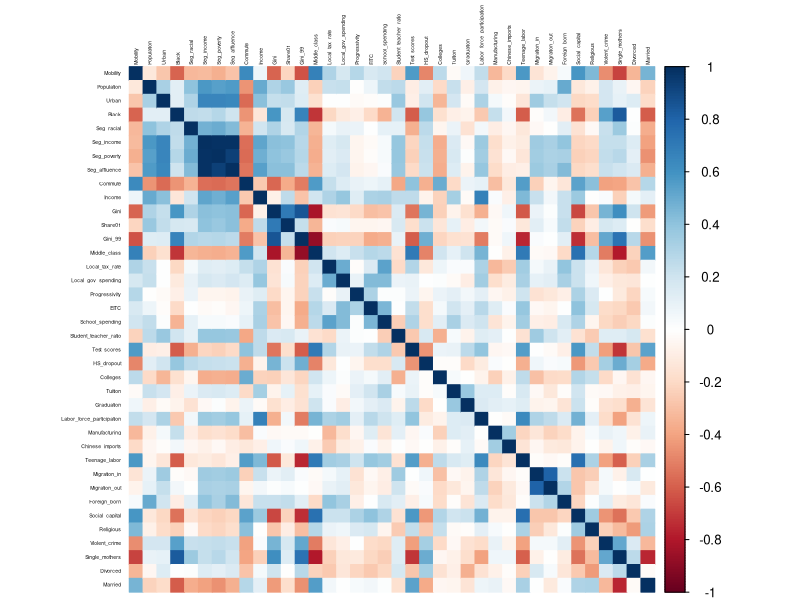
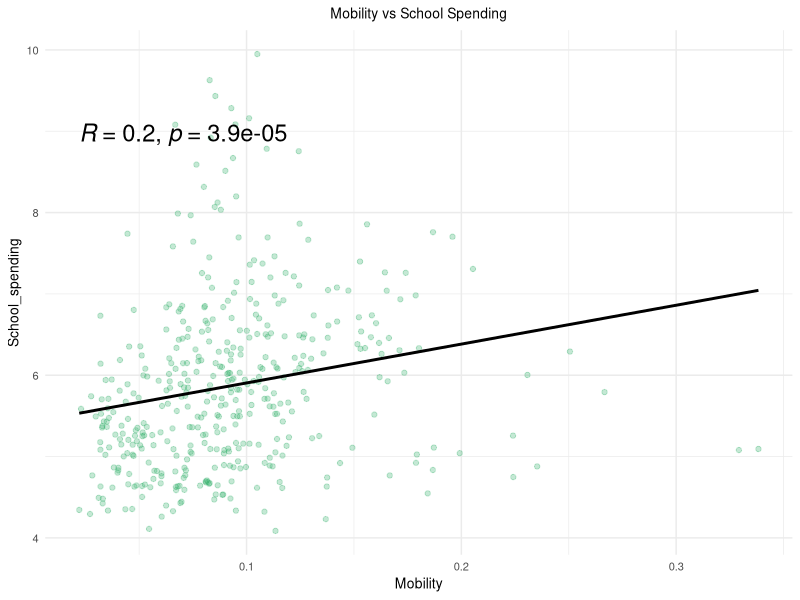
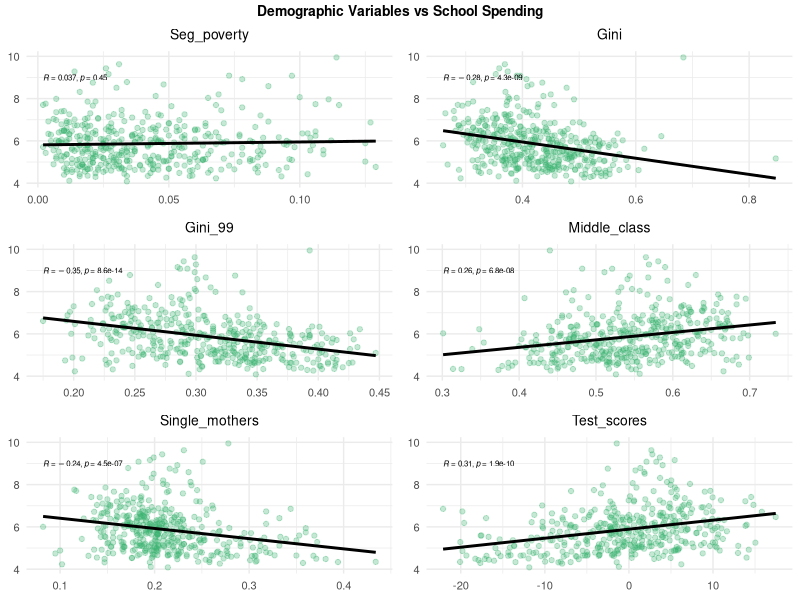
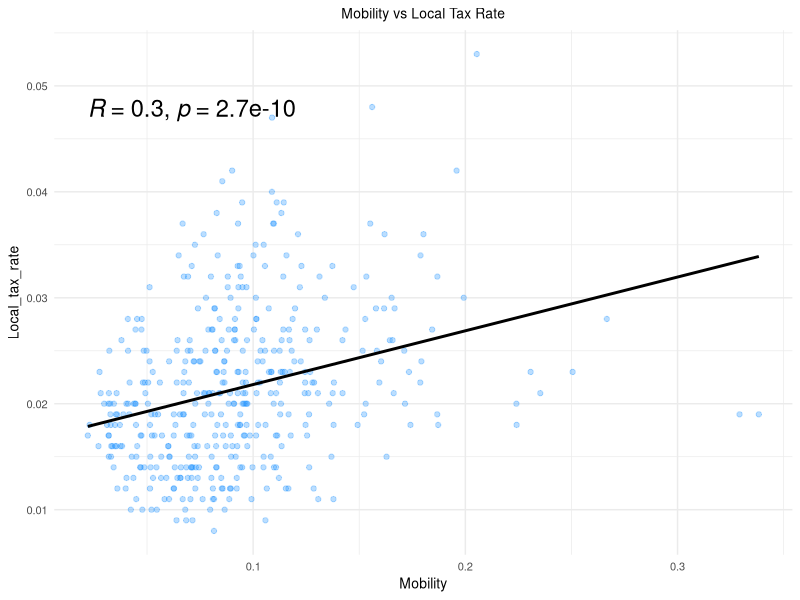
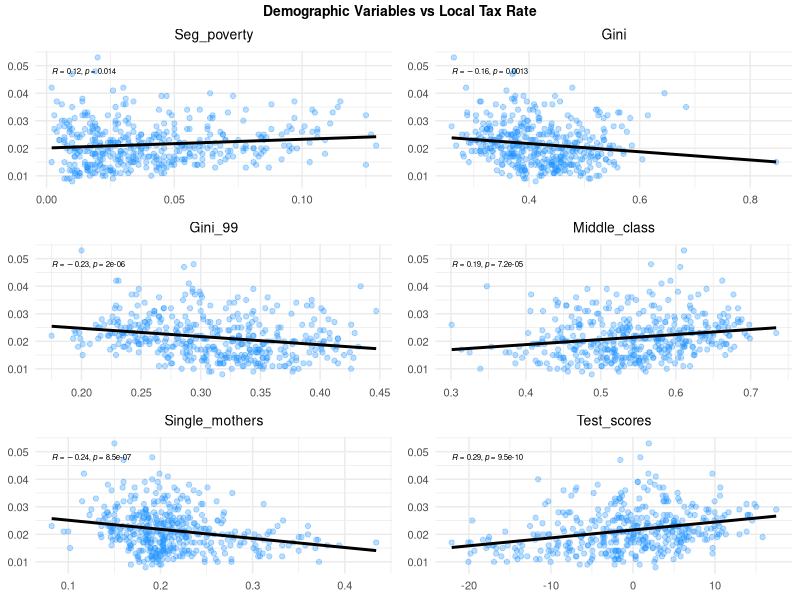
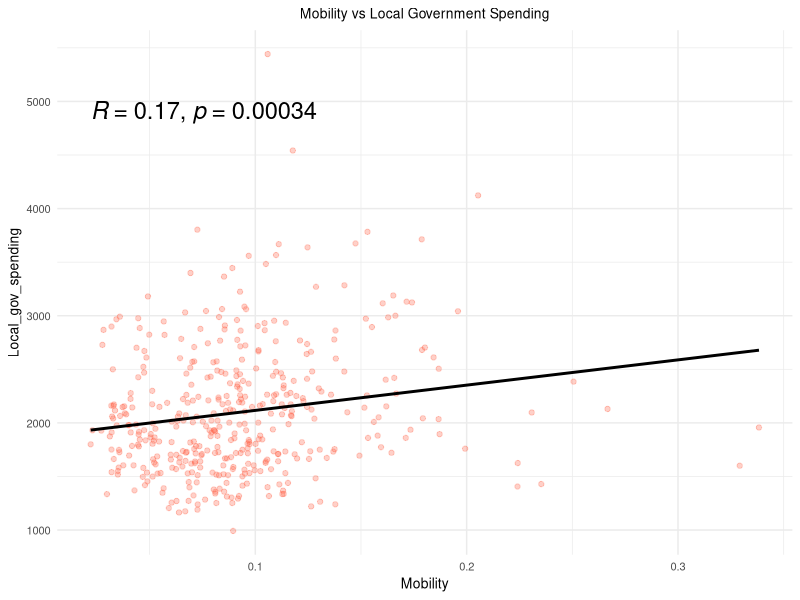
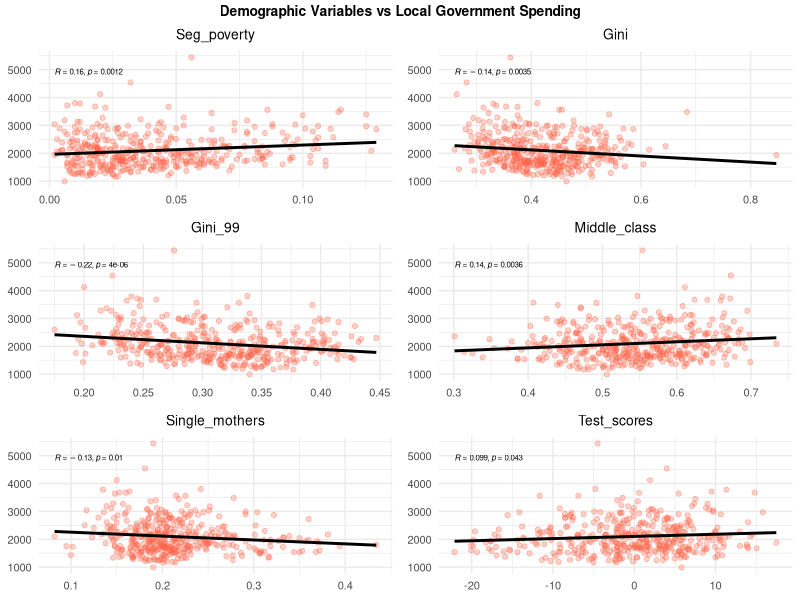
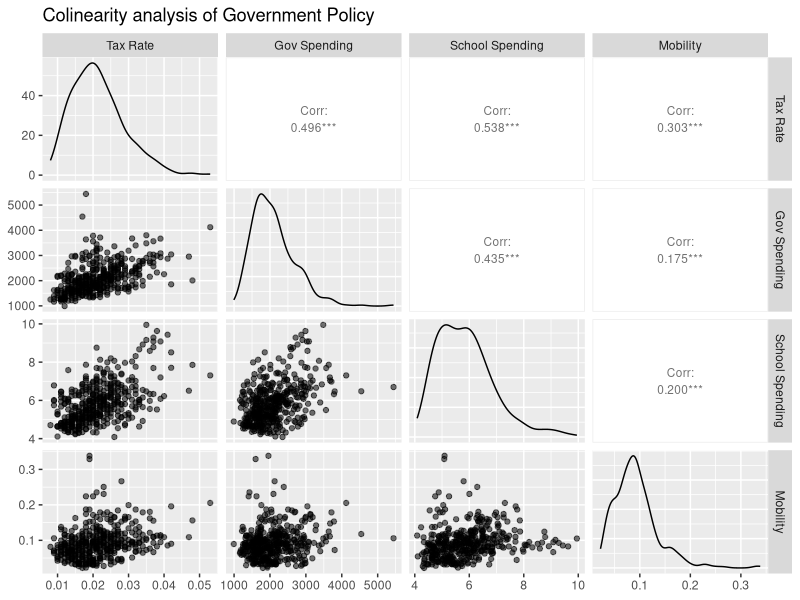

R code for these plots, in order:
## ---- chunk 1
library(grid)
library(ggpubr)
library(GGally)
library(ggplot2)
library(corrplot)
library(ggpubr)
library(cowplot)
library(gridExtra)
library(MASS) 
library(car) 
library(boot)
library(dplyr)
library(tidyr)
mobility_data <- read.csv("mobility-all.csv")
## ---- chunk 2
#data cleaning
quals <- c("ID","Name", "State", "Latitude", "Longitude")

mobility_data <- mobility_data[,!(names(mobility_data) %in% quals)]


print(colSums(is.na(mobility_data)))
## ---- chunk 3
# drop na values
mobility_data <- drop_na(mobility_data)
library(dplyr)

# correlation matrix
cor_matrix <- cor(mobility_data, use = "pairwise.complete.obs")

# heatmap
corrplot(cor_matrix,
         method = "color",  
         tl.col = "black",  
         tl.cex = 0.3)       

cor_df <- as.data.frame(as.table(cor_matrix))

# Remove diagonal correlations
cor_df <- cor_df %>%
  filter(Var1 != Var2)

# Standardize Var1 & Var2
cor_df <- cor_df %>%
  dplyr::rowwise() %>%
  dplyr::mutate(pair = paste(sort(c(Var1, Var2)), collapse = "_")) %>%
  dplyr::distinct(pair, .keep_all = TRUE) %>%
  dplyr::select(-pair)

# Sort by correlation
top_corr <- cor_df %>%
  arrange(desc(abs(Freq))) %>%  
  head(50)  

# Print
print(top_corr)
## ---- chunk 4
library(dplyr)
# Define policy-driven variables
policy_vars <- c("Local_tax_rate", "Local_gov_spending", "Progressivity", "Gini", 
                 "School_spending", "Gini_99", "Test_scores", 
                 "HS_dropout", "Middle_class", "Social_capital", 
                 "Colleges", "Tuition", "Single_mothers")

# Correlation matrix
cor_matrix <- cor(mobility_data, use = "pairwise.complete.obs")

# Convert matrix into a dataframe
cor_df <- as.data.frame(as.table(cor_matrix))

# Remove diagonal correlations
cor_df <- cor_df %>%
  filter(Var1 != Var2)

# Standardize Var1 & Var2
cor_df <- cor_df %>%
  dplyr::rowwise() %>%
  dplyr::mutate(pair = paste(sort(c(Var1, Var2)), collapse = "_")) %>%  
  dplyr::distinct(pair, .keep_all = TRUE) %>%
  dplyr::select(-pair) 

# Find top 5 correlated variables
top_correlations <- list()

for (var in policy_vars) {
  top_5 <- cor_df %>%
    filter(Var1 == var | Var2 == var) %>% 
    arrange(desc(abs(Freq))) %>% 
    head(5)  
  top_correlations[[var]] <- top_5
}

# Display 
print(top_correlations)
## ---- chunk 5
# Create scatter plots
plot_scatter <- function(x_var, color, text_size = 5, r_p_size = 5, keep_axis_titles = FALSE) {  
  ggplot(mobility_data, aes(.data[[x_var]], School_spending)) +  
    geom_point(color = color, alpha = .3) + 
    geom_smooth(method = "lm", color = "black", se = FALSE) +  # Add linear regression line
    stat_cor(label.x = min(mobility_data[[x_var]], na.rm = TRUE), 
             label.y = max(mobility_data$School_spending, na.rm = TRUE) * 0.9, 
             size = r_p_size) +  # Adds R & p-values 
    ggtitle(paste(x_var)) + 
    theme_minimal() +
    theme(
      axis.title = if (keep_axis_titles) element_text(size = 10) else element_blank(),  
      axis.text = element_text(size = 8),  
      plot.title = element_text(hjust = 0.5, size = 10) 
    )
}

# Create plot vs mobility
mobility_plot <- plot_scatter("Mobility", "mediumseagreen", text_size = 5, r_p_size = 6, keep_axis_titles = TRUE) +
  ggtitle("Mobility vs School Spending")

# Create plots for other variables 
p1 <- plot_scatter("Seg_poverty", "mediumseagreen", r_p_size = 2)
p2 <- plot_scatter("Gini", "mediumseagreen", r_p_size = 2)
p3 <- plot_scatter("Gini_99", "mediumseagreen", r_p_size = 2)
p4 <- plot_scatter("Middle_class", "mediumseagreen", r_p_size = 2)
p5 <- plot_scatter("Single_mothers", "mediumseagreen", r_p_size = 2)
p6 <- plot_scatter("Test_scores", "mediumseagreen", r_p_size = 2)

# Display 
print(mobility_plot)

# Display all other plots on one page
grid.arrange(
  arrangeGrob(p1, p2, p3, p4, p5, p6, ncol = 2, 
              top = textGrob("Demographic Variables vs School Spending", 
                             gp = gpar(fontsize = 10, fontface = "bold")))
)
## ---- chunk 6
data <- mobility_data
# Create scatter plots
plot_scatter <- function(x_var, color, text_size = 5, r_p_size = 5, keep_axis_titles = FALSE) {  
  ggplot(data, aes(.data[[x_var]], Local_tax_rate)) + 
    geom_point(color = color, alpha = .3) + 
    geom_smooth(method = "lm", color = "black", se = FALSE) +  
    stat_cor(label.x = min(data[[x_var]]), 
             label.y = max(data$Local_tax_rate, na.rm = TRUE) * 0.9, 
             size = r_p_size) + 
    ggtitle(paste(x_var)) + 
    theme_minimal() +
    theme(
      axis.title = if (keep_axis_titles) element_text(size = 10) else element_blank(), 
      axis.text = element_text(size = 8),  
      plot.title = element_text(hjust = 0.5, size = 10) 
    )
}

# Create plot vs Mobility
mobility_plot <- plot_scatter("Mobility", "dodgerblue", text_size = 5, r_p_size = 6, keep_axis_titles = TRUE) +
  ggtitle("Mobility vs Local Tax Rate")

# Create plots for other variables 
p1 <- plot_scatter("Seg_poverty", "dodgerblue", r_p_size = 2)
p2 <- plot_scatter("Gini", "dodgerblue", r_p_size = 2)
p3 <- plot_scatter("Gini_99", "dodgerblue", r_p_size = 2)
p4 <- plot_scatter("Middle_class", "dodgerblue", r_p_size = 2)
p5 <- plot_scatter("Single_mothers", "dodgerblue", r_p_size = 2)
p6 <- plot_scatter("Test_scores", "dodgerblue", r_p_size = 2)

# Display 
print(mobility_plot)

# Arrange and display all other plots on one page 
grid.arrange(
  arrangeGrob(p1, p2, p3, p4, p5, p6, ncol = 2,  
              top = textGrob("Demographic Variables vs Local Tax Rate", 
                             gp = gpar(fontsize = 10, fontface = "bold")))
)
## ---- chunk 7
# Create scatter plots
plot_scatter <- function(x_var, color, text_size = 5, r_p_size = 5, keep_axis_titles = FALSE) {  
  ggplot(data, aes(.data[[x_var]], Local_gov_spending)) +  
    geom_point(color = color, alpha = .3, na.rm = TRUE) + 
    geom_smooth(method = "lm", color = "black", se = FALSE) +  
    stat_cor(label.x = min(data[[x_var]], na.rm = TRUE), 
             label.y = max(data$Local_gov_spending, na.rm = TRUE) * 0.9, 
             size = r_p_size) + 
    ggtitle(paste(x_var)) +  
    theme_minimal() +
    theme(
      axis.title = if (keep_axis_titles) element_text(size = 10) else element_blank(),  
      axis.text = element_text(size = 8),  
      plot.title = element_text(hjust = 0.5, size = 10)  
    )
}

# Create plot vs Mobility
mobility_plot <- plot_scatter("Mobility", "tomato", text_size = 5, r_p_size = 6, keep_axis_titles = TRUE) +
  ggtitle("Mobility vs Local Government Spending")

# Create plots for other variables 
p1 <- plot_scatter("Seg_poverty", "tomato", r_p_size = 2)
p2 <- plot_scatter("Gini", "tomato", r_p_size = 2)
p3 <- plot_scatter("Gini_99", "tomato", r_p_size = 2)
p4 <- plot_scatter("Middle_class", "tomato", r_p_size = 2)
p5 <- plot_scatter("Single_mothers", "tomato", r_p_size = 2)
p6 <- plot_scatter("Test_scores", "tomato", r_p_size = 2)

# Display 
print(mobility_plot)

# Arrange and display all other plots on one page 
grid.arrange(
  arrangeGrob(p1, p2, p3, p4, p5, p6, ncol = 2,  
              top = textGrob("Demographic Variables vs Local Government Spending", 
                             gp = gpar(fontsize = 10, fontface = "bold")))
)

## ---- chunk 8
mobility_data[c("Local_tax_rate", "Local_gov_spending", "School_spending", "Mobility")] %>%
  ggpairs(aes(alpha = 0.5), 
          upper = list(continuous = wrap("cor", size = 3)),
          columnLabels = c("Tax Rate", "Gov Spending", "School Spending", "Mobility"),
          title = "Colinearity analysis of Government Policy",
          progress = FALSE)
## ---- chunk 9

# Define predictor variables
candidate_vars <- c("Local_tax_rate", "Local_gov_spending", "School_spending", 
                    "Test_scores", "Single_mothers", "Seg_poverty", "Gini_99", "Gini", "Middle_class")

# Model formula
full_formula <- as.formula(paste("Mobility ~", paste(candidate_vars, collapse = " + ")))

# Fit the full model
full_model <- lm(full_formula, data = mobility_data)
summary(full_model)

# Stepwise selection (both directions)
best_model <- stepAIC(full_model, direction = "both", trace = FALSE)
summary(best_model)

# Multicollinearity check using VIF
vif_values <- vif(best_model)
print(vif_values)

# Final model
final_model <- best_model
summary(final_model)


# Final model’s formula to a GLM with Gaussian family
model_glm <- glm(formula(final_model), data = mobility_data, family = gaussian())

cv_error <- cv.glm(mobility_data, model_glm, K = 10)
cat("Cross-Validation Error:", cv_error$delta[1], "\n")
